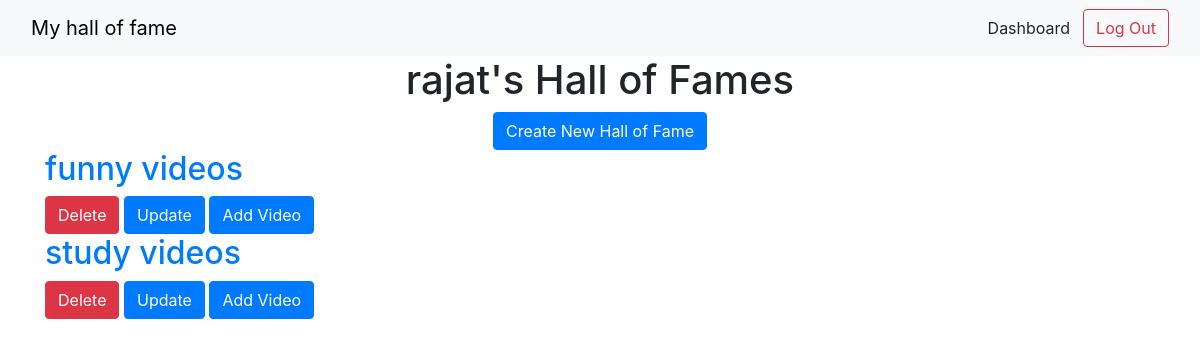
Page /dashboard (signed in) on the earlier database version.
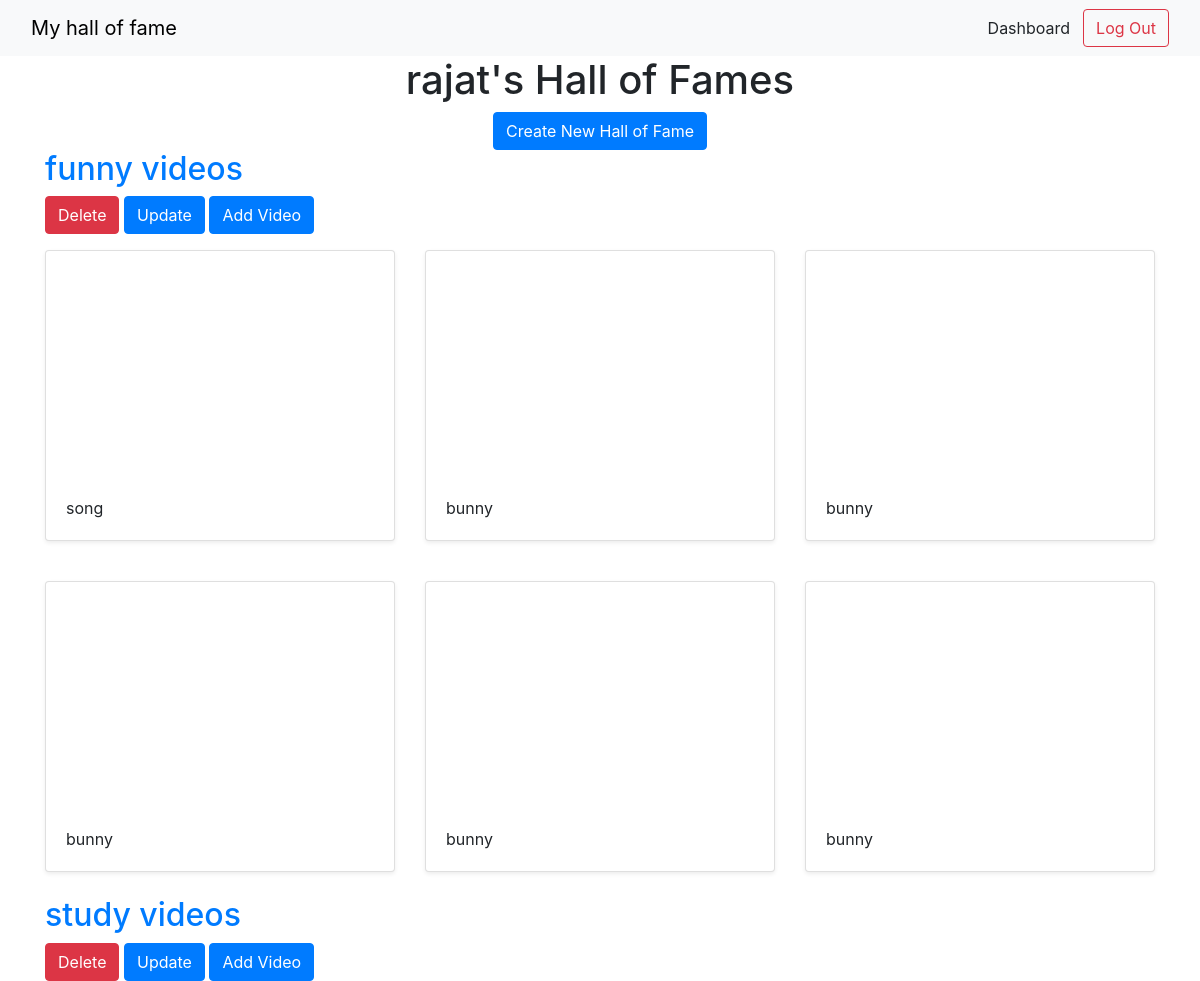
Same page on the later database version.
### halls/models.py (models this page shows)
class Hall(models.Model):
    title = models.CharField(max_length=255)
    user = models.ForeignKey(User,on_delete=models.CASCADE)

class Video(models.Model):
    title = models.CharField(max_length=255)
    url = models.URLField()
    youtube_id = models.CharField(max_length=255)
    hall = models.ForeignKey(Hall, on_delete=models.CASCADE)

### halls/views.py (the view)
# urls.py: path('dashboard',views.dashboard, name='dashboard'),
def dashboard(request):
    halls = Hall.objects.filter(user=request.user)
    return render(request, 'halls/dashboard.html',{'halls':halls})

### halls/templates/halls/dashboard.html
{% extends 'halls/base.html' %}
{% block content %}
<div class="container">
    <div class="text-center">
        <h1>{{ user.username }}'s Hall of Fames</h1>
        <a href="{% url 'create_hall' %}" class="btn btn-primary">Create New Hall of Fame</a>
    </div>
    {% for hall in halls %}
    <h2><a href="{% url 'detail_hall' hall.id %}">{{ hall.title }}</a></h2>
    <a href="{% url 'delete_hall' hall.id %}" class="btn btn-danger">Delete</a>
    <a href="{% url 'update_hall' hall.id %}" class="btn btn-primary">Update </a>
    <a href="{% url 'add_video' hall.id %}" class="btn btn-primary">Add Video</a>
    <div class="row">
        {% for video in hall.video_set.all %}
        <div class="col-md-4 mt-3">
            <div class="card mb-4 shadow-sm">
                <iframe width="100%" height="225" src="https://www.youtube.com/embed/{{ video.youtube_id }}"
                    frameborder="0"
                    allow="accelerometer; autoplay; clipboard-write; encrypted-media; gyroscope; picture-in-picture; web-share"
                    allowfullscreen></iframe>
                <div class="card-body">
                    <p class="card-text">{{ video.title }}</p>
                </div>
            </div>
        </div>
        {% endfor %}
    </div>
    {% endfor %}
</div>
{% endblock %}

Differences in the rows shown:
added Video: title "song", shown under Hall "funny videos"
added Video: title "bunny", shown under Hall "funny videos"
added Video: title "bunny", shown under Hall "funny videos"
added Video: title "bunny", shown under Hall "funny videos"
added Video: title "bunny", shown under Hall "funny videos"
added Video: title "bunny", shown under Hall "funny videos"
